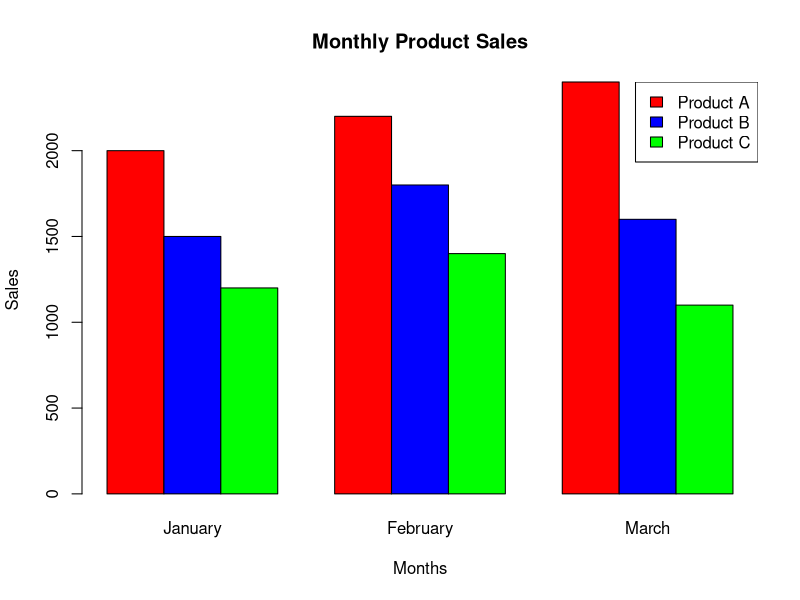

This figure's R source:
# Product Sales Data

sales <- matrix(c(2000,1500,1200,
                  2200,1800,1400,
                  2400,1600,1100),
                nrow=3,
                byrow=FALSE)

colnames(sales) <- c("January","February","March")
rownames(sales) <- c("Product A","Product B","Product C")

# Grouped Bar Chart
barplot(sales,
        beside=TRUE,
        col=c("red","blue","green"),
        main="Monthly Product Sales",
        xlab="Months",
        ylab="Sales")

legend("topright",
       legend=rownames(sales),
       fill=c("red","blue","green"))
